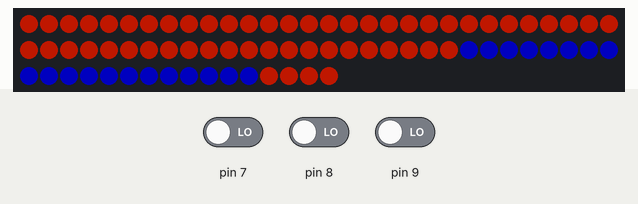
This sketch was run on a simulated Arduino Uno, built for the host (arithmetic inside an expression is 32-bit, double 64-bit). Parts: 76 RGB LEDs in strip order, left to right, continuing on the next row. Inputs (shaded band) come from the test bench; at power-on: pin 7 LOW, pin 8 LOW, pin 9 LOW. Dim RGB values are drawn brighter than linear; random numbers use the default seed unless the sketch sets one.

Above: at 1.2 s.
1.3 s: pin 7 driven HIGH
At 1.6 s:
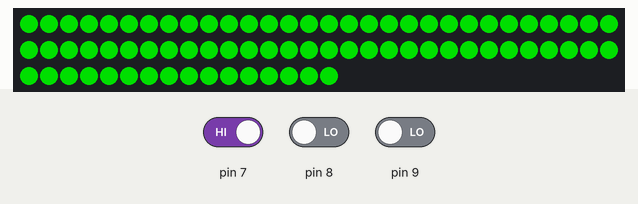
2.8 s: pin 8 driven HIGH
At 2.95 s:
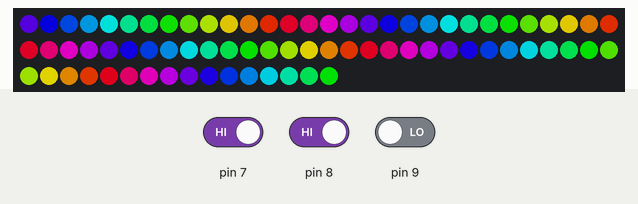
5.2 s: pin 9 driven HIGH
At 5.37 s:
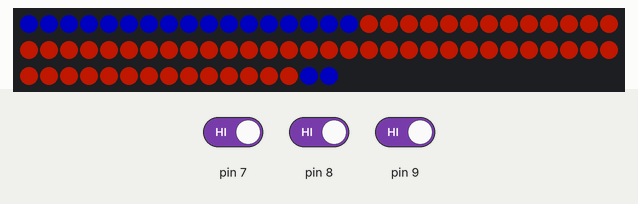
6.7 s: pin 9 driven LOW
At 6.91 s:
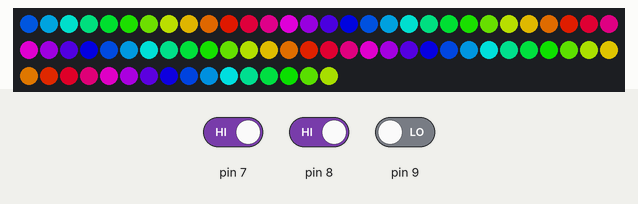
9.7 s: pin 7 driven LOW
At 9.94 s:
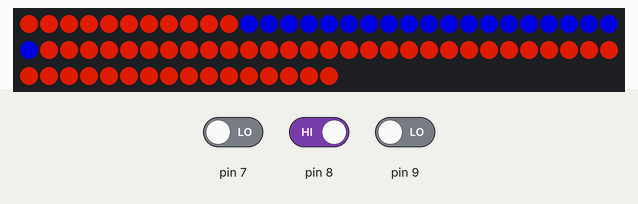
11.2 s: pin 7 driven HIGH
At 11.48 s:
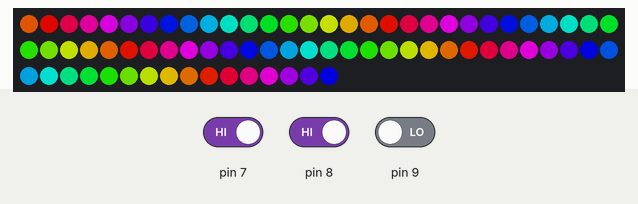

The sketch:

LEDs.ino
```cpp
#include <APA102.h>

const uint8_t dataPin = 11;
const uint8_t clockPin = 12;
const uint8_t ledCount = 76;
const uint8_t brightness = 19; //out of 31
const uint8_t dim = 10;

APA102<dataPin, clockPin> led;

rgb_color colors[ledCount];

int state = 0, rando = random(0, 200), randoShift = random(0, ledCount), spazzTime = random(20, 50), randoColor = 0;
int oBlueR = 0, oBlueG = 0, oBlueB = 255;
int blueR = 0, blueG = 0, blueB = 255;
boolean spazzMode = false;

void setup() {
}

void loop() {

  state = digitalRead(7) + 2 * digitalRead(8) + 4 * digitalRead(9);

  switch (state) {
    case 0:
      reset();
      break;
    case 1:
      green();
      break;
    case 2:
      orangeBlueChase();
      break;
    case 3:
      rainbow();
      break;
    case 4:
      purple();
      break;
    default:
      reset();
      break;
  }

}
void rainbow(){
  uint8_t time = millis() >> 2;

  for(uint16_t i = 0; i < ledCount; i++)
  {
    uint8_t p = time - i * 15;
    colors[i] = hsvToRgb((uint32_t)p * 359 / 256, 255, 255);
  }

  led.write(colors, ledCount, brightness);
}

rgb_color hsvToRgb(uint16_t h, uint8_t s, uint8_t v)
{
    uint8_t f = (h % 60) * 255 / 60;
    uint8_t p = (255 - s) * (uint16_t)v / 255;
    uint8_t q = (255 - f * (uint16_t)s / 255) * (uint16_t)v / 255;
    uint8_t t = (255 - (255 - f) * (uint16_t)s / 255) * (uint16_t)v / 255;
    uint8_t r = 0, g = 0, b = 0;
    switch((h / 60) % 6){
        case 0: r = v; g = t; b = p; break;
        case 1: r = q; g = v; b = p; break;
        case 2: r = p; g = v; b = t; break;
        case 3: r = p; g = q; b = v; break;
        case 4: r = t; g = p; b = v; break;
        case 5: r = v; g = p; b = q; break;
    }
    return rgb_color(r, g, b);
}

void purple(){

  for(int i=0;i<ledCount;i++){
    colors[i]=rgb_color(140,8,205);
  }

 led.write(colors, ledCount, brightness);
}

void green(){
  for(int i=0;i<ledCount;i++){
    colors[i]=rgb_color(0,255,0);
  }

 led.write(colors, ledCount, brightness);
}

int wow = 0, woah = ledCount;

void orangeBlueChase(){

  if (!spazzMode) {
    for (int i = 0; i < ledCount; i++)
      colors[i] = rgb_color(255, 32, 0);

    for (int i = wow; i < wow + ledCount/4; i++) {
      if (i > ledCount)
        colors[i - ledCount - 1] = rgb_color(0, 0, 255);
      else
        colors[i] = rgb_color(0, 0, 255);
    }
    for (int i = woah; i < woah + ledCount/4; i++) {
      if (i > ledCount)
        colors[i - ledCount - 1] = rgb_color(0, 0, 255);
      else
        colors[i] = rgb_color(0, 0, 255);
    }
  } else {
    for (int i = 0; i < ledCount; i++)
      colors[i] = rgb_color(255, 32, 0);

    for (int i = wow; i < wow + ledCount/4; i++) {
      if (i > ledCount)
        colors[i - ledCount - 1] = rgb_color(255, 255, 255);
      else
        colors[i] = rgb_color(255, 255, 255);
    }
    for (int i = woah; i < woah + ledCount/4; i++) {
      if (i > ledCount)
        colors[i - ledCount - 1] = rgb_color(255, 255, 255);
      else
        colors[i] = rgb_color(255, 255, 255);
    }

    wow += randoShift;
    woah += randoShift;
    randoShift = random(0, ledCount);

    if (spazzTime == 0) {
      spazzMode = false;
      spazzTime = random(0, 8);
    } else {
      spazzTime --;
    }

    delay(100);
  }

  wow++;
  woah++;

  if (rando == 0) {
    spazzMode = true;
    rando = random(0, 200);
  } else
     rando--;

  if (wow > ledCount)
    wow -= ledCount + 1;
  if (woah > ledCount)
    woah -= ledCount + 1;
  led.write(colors, ledCount, brightness);
  delay(15);
}

void reset() {

    if (!spazzMode) {
    for (int i = 0; i < ledCount; i++)
      colors[i] = rgb_color(255, 32, 0);

    for (int i = wow; i < wow + ledCount/4; i++) {
      if (i > ledCount)
        colors[i - ledCount - 1] = rgb_color(0, 0, 255);
      else
        colors[i] = rgb_color(0, 0, 255);
    }
    for (int i = woah; i < woah + ledCount/4; i++) {
      if (i > ledCount)
        colors[i - ledCount - 1] = rgb_color(0, 0, 255);
      else
        colors[i] = rgb_color(0, 0, 255);
    }
  } else {
    for (int i = 0; i < ledCount; i++)
      colors[i] = rgb_color(255, 32, 0);

    for (int i = wow; i < wow + ledCount/4; i++) {
      if (i > ledCount)
        colors[i - ledCount - 1] = rgb_color(255, 255, 255);
      else
        colors[i] = rgb_color(255, 255, 255);
    }
    for (int i = woah; i < woah + ledCount/4; i++) {
      if (i > ledCount)
        colors[i - ledCount - 1] = rgb_color(255, 255, 255);
      else
        colors[i] = rgb_color(255, 255, 255);
    }

    wow += randoShift;
    woah += randoShift;
    randoShift = random(0, ledCount);

    if (spazzTime == 0) {
      spazzMode = false;
      spazzTime = random(0, 8);
    } else {
      spazzTime --;
    }

    delay(100);
  }

  wow++;
  woah++;

  if (rando == 0) {
    spazzMode = true;
    rando = random(0, 200);
  } else
     rando--;

  if (wow > ledCount)
    wow -= ledCount + 1;
  if (woah > ledCount)
    woah -= ledCount + 1;
  led.write(colors, ledCount, dim);
  delay(15);
}
```

Measured:
- after the input at 2.8 s, the LEDs: change at once (image 2)
